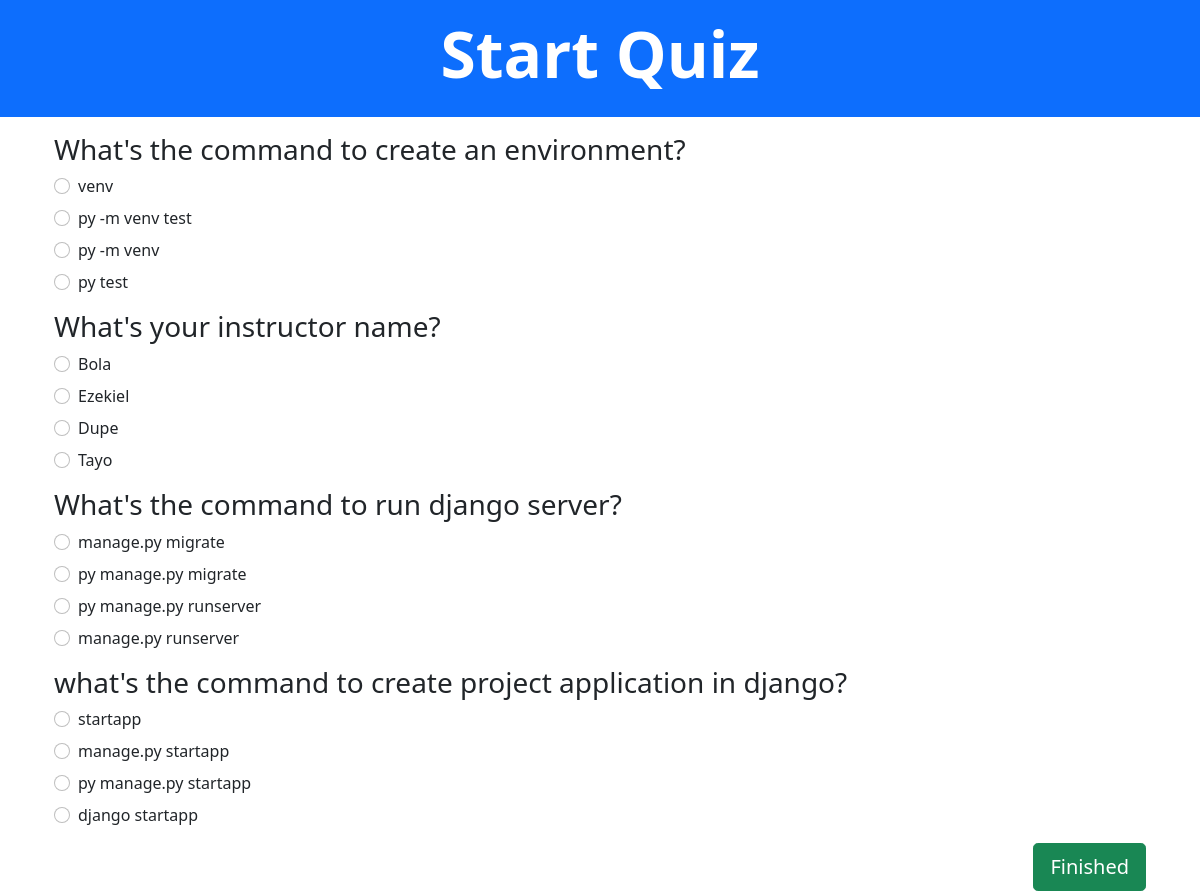
The app's page /quiz/ with its own data.
### app/models.py (models this page shows, shortened)
class Quiz(models.Model):
    question = models.TextField()
    option1 = models.CharField(max_length = 200)
    option2 = models.CharField(max_length = 200)
    option3 = models.CharField(max_length = 200)
    option4 = models.CharField(max_length = 200)
    answer = models.CharField(max_length = 200)

### app/views.py (the view)
# urls.py: path('quiz/', views.quiz, name='quiz'),
def quiz(request):
    allQuiz = Quiz.objects.order_by('?')[:10]
    return render(request, 'app/quiz.html', {"allQuiz": allQuiz})

### app/templates/app/quiz.html (shortened to what this page needs)
{% extends 'layout.html' %}
{% block headTitle %}
    Start Quiz
{% endblock %}
{% block content %}
    <div class="container">
        <div class="container  mt-3">
            <form action="submitquiz/" method="get">
                {% for quiz in allQuiz %}
                    <div class="my-3">
                        <h3 class="h3">{{quiz.question}}</h3>
                        <div class="form-check my-2">
                            <input class="form-check-input" type="radio" name="{{quiz.id}}" id="{{quiz.option1}}" value="{{quiz.option1}}">
                            <label class="form-check-label" for="{{quiz.option1}}">
                                {{quiz.option1}}
                            </label>
                        </div>
                        <div class="form-check my-2">
                            <input class="form-check-input" type="radio" name="{{quiz.id}}" id="{{quiz.option2}}" value="{{quiz.option2}}">
                            <label class="form-check-label" for="{{quiz.option2}}">
                                {{quiz.option2}}
                            </label>
                        </div>
                        <div class="form-check my-2">
                            <input class="form-check-input" type="radio" name="{{quiz.id}}" id="{{quiz.option3}}" value="{{quiz.option3}}">
                            <label class="form-check-label" for="{{quiz.option3}}">
                                {{quiz.option3}}
                            </label>
                        </div>
                        <div class="form-check my-2">
                            <input class="form-check-input" type="radio" name="{{quiz.id}}" id="{{quiz.option4}}" value="{{quiz.option4}}">
                            <label class="form-check-label" for="{{quiz.option4}}">
                                {{quiz.option4}}
                            </label>
                        </div>
                    </div>
                {% endfor %}
                <div class="d-flex justify-content-end">
                    <button class="btn btn-success btn-lg" type="submit">Finished</button>
                </div>
            </form>
        </div>
    </div>
{% endblock %}

### app/templates/layout.html (shortened to what this page needs)
<!doctype html>
<html lang="en">
  <head>
    <link href="https://cdn.jsdelivr.net/npm/bootstrap@5.0.2/dist/css/bootstrap.min.css" rel="stylesheet">
  </head>
  <body>
    <div class="container-fluid bg-primary p-3">
      <h1 class="display-3 fw-bold text-center text-white">
          {% block headTitle %}
          {% endblock %}
      </h1>
    </div>
    <div class="wrapper">
        {% block content %}
        {% endblock %}
    </div>
  </body>
</html>

### records on screen
Quiz: question "What's the command to create an environment?", option1 "venv", option2 "py -m venv test", option3 "py -m venv", option4 "py test"
Quiz: question "What's your instructor name?", option1 "Bola", option2 "Ezekiel", option3 "Dupe", option4 "Tayo"
Quiz: question "What's the command to run django server?", option1 "manage.py migrate", option2 "py manage.py migrate", option3 "py manage.py runserver", option4 "manage.py runserver"
Quiz: question "what's the command to create project application in django?", option1 "startapp", option2 "manage.py startapp", option3 "py manage.py startapp", option4 "django startapp"
